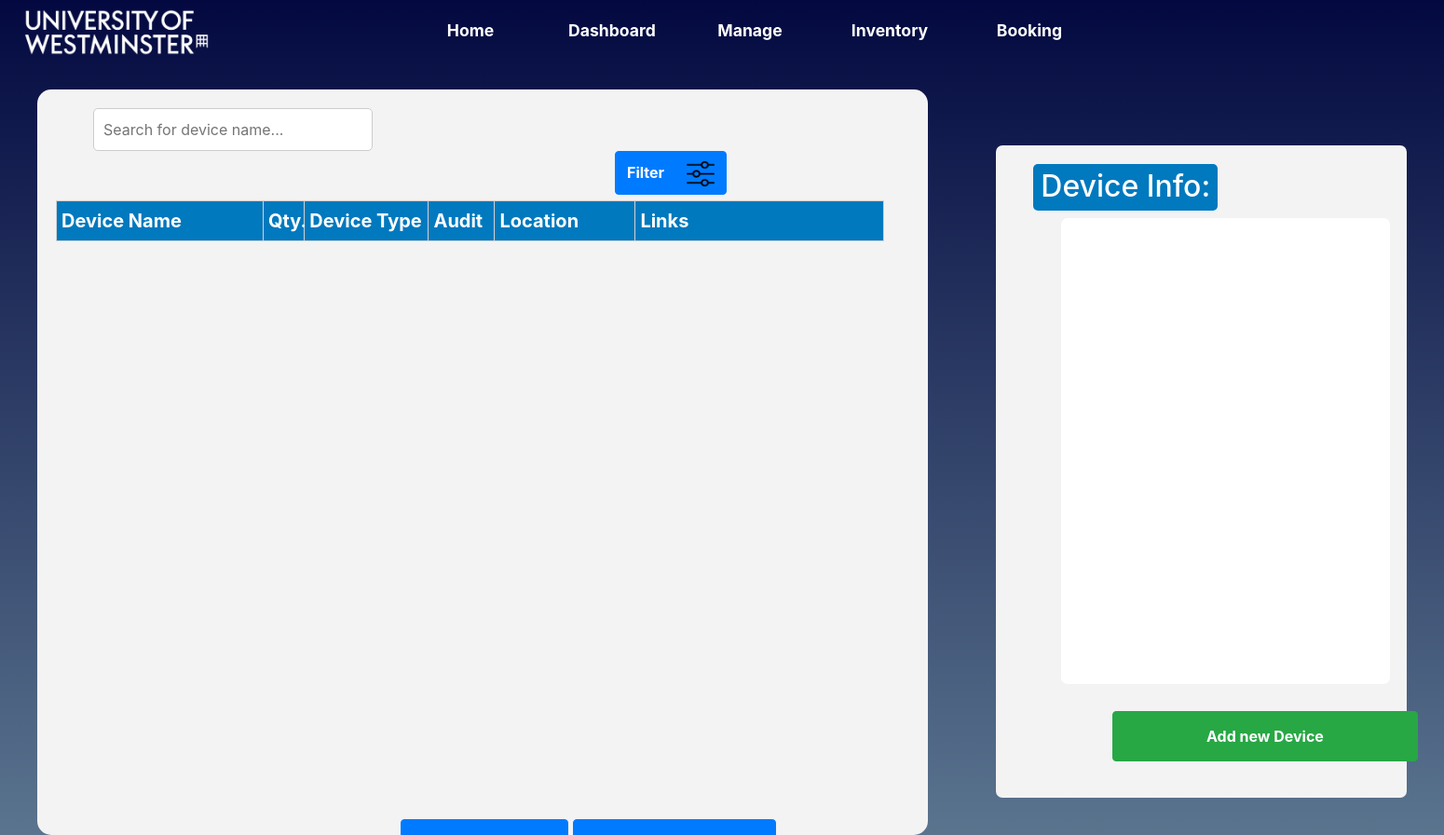
Before: /manage_inventory/ with the older database file.
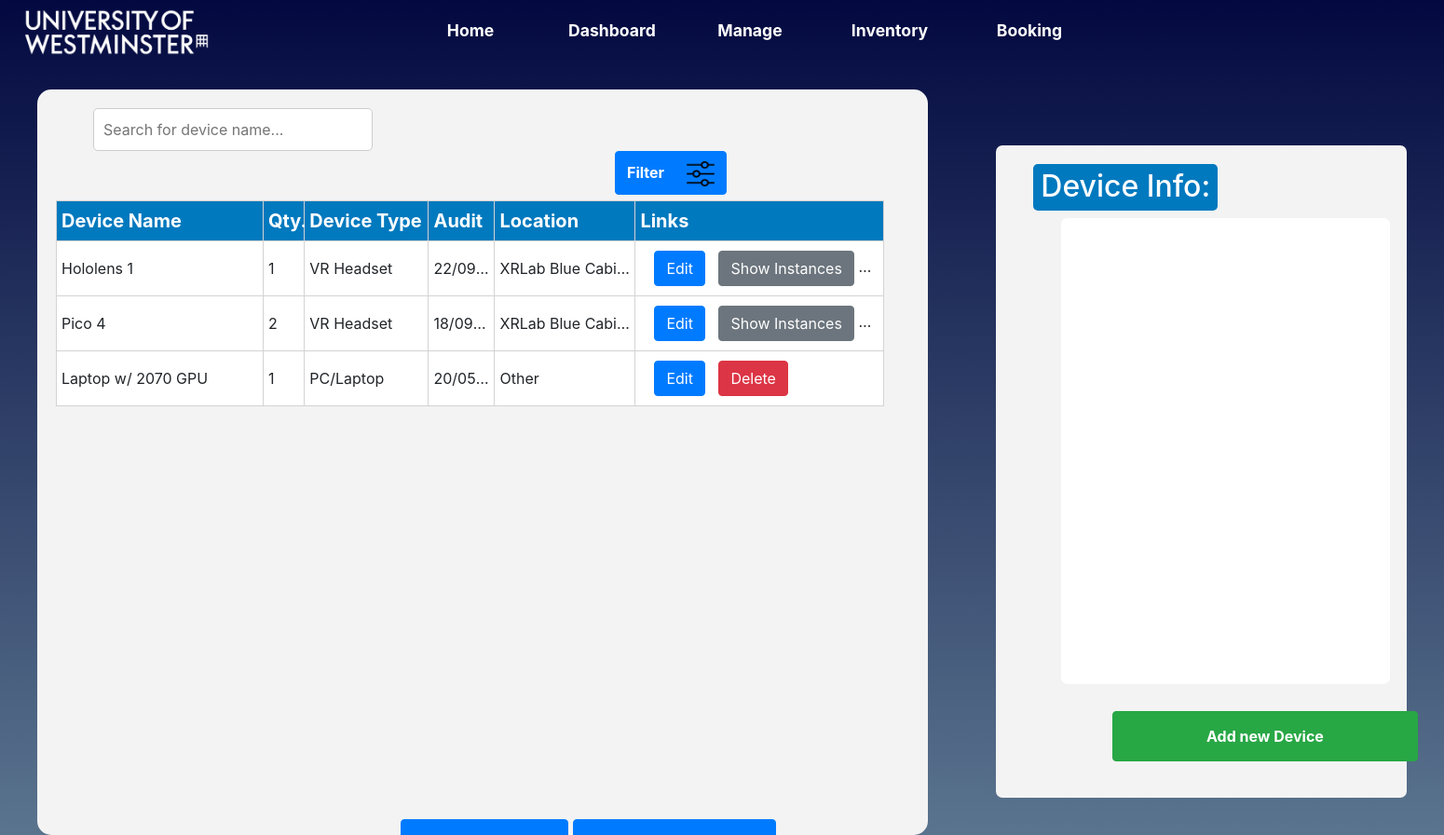
After: the same page with the newer database file.
### Site/models.py (models this page shows, shortened)
class Device(models.Model):
    deviceName = models.CharField(max_length=50)
    deviceType = models.CharField(max_length = 30)
    deviceQuantity = models.IntegerField()
    deviceAudit = models.DateField()
    deviceLocation = models.CharField(max_length = 30)
    deviceStatus = models.CharField(max_length=40, blank=True)
    deviceComments = models.CharField(max_length=60, blank=True)

### Site/views.py (the view)
# urls.py: path('manage_inventory/', views.manage_inventory, name='manage_inventory'),
def manage_inventory(request):
  devices = Device.objects.all()
  device_details = DeviceDetail.objects.all()
  return render(request, 'ManageInventory.html' , {'devices':devices ,'device_details':device_details})

### Site/Templates/ManageInventory.html (shortened to what this page needs)
{% extends 'base.html' %}
{% block content %}
<head>
</head>
  <div class="Main_Div">
	<div style="width:65%" id="InvTable">
		<div class="TableButtons">
			<input type="search" id="SearchInput" onkeyup="SearchFunction()" placeholder="Search for device name...">
			<button class="btn btn-primary" id="FilterButton" onclick="toggleFilterOptions(event)">Filter
				<img class="FilterImage" src="../static/style/images/filter.png" alt="FilterImage">
			</button>
		</div>
		<div style="overflow:auto; height: 640px; margin-top: 3px">
			<table style="width:95%; table-layout: fixed" id="InventoryTable">
				<tr style="background-color: #0079be;">
			  		<th style="width: 25%">Device Name</th>
			  		<th style="width: 5%">Qty.</th>
			  		<th style="width: 15%">Device Type</th>
			  		<th style="width: 8%">Audit</th>
			  		<th style="width: 17%">Location</th>
			  		<th style="width: 30%">Links</th>
				</tr>
				{% for device in devices %}
					<tr id="row-{{ device.id }}" onclick="displayDeviceInfo('{{ device.id }}')">
						<td>{{ device.deviceName }}</td>
						<td>{{ device.deviceQuantity }}</td>
						<td>{{ device.deviceType }}</td>
						<td>{{ device.deviceAudit|date:"d/m/Y" }}</td>
						<td>{{ device.deviceLocation }}</td>
						<td style="padding-left:10px">
							<a href="{% url 'update_device' device.id %}"><button class="btn btn-primary" style="margin-left:10px">Edit</button></a>
							{% if device.devicedetail_set.all %}
                				<a href="/device/{{ device.id }}/instances"><button class="btn btn-secondary" style="margin-left:10px">Show Instances</button></a>
    						{% endif %}
							<a href="{% url 'delete_device' device.id %}"><button class="btn btn-danger" style="margin-left:10px">Delete</button></a>
						</td>
					</tr>
				{% endfor %}
			</table>
		</div>
		<br>
		<button style="margin-left: 370px" class="btn btn-primary" id="GenerateReport">
		</button>
		<button class="btn btn-primary" id="EquipmentCount" onclick="toggleEquipCount(event)">
		</button>
	</div>
	<div style="width:30%" id="DeviceInfo">
		<h2>Device Info: </h2>
		<div style="width:80%" id="InfoBox">
    	</div>
    	<br>
		<a href="{% url 'add_device' %}"><button class="btn btn-success" id="AddDeviceButton">Add new Device</button></a>
	</div>
  </div>
{% endblock %}

### Site/Templates/base.html (shortened to what this page needs)
{% load static %}
<!doctype html>
<html lang="en">
  <head>
    <link rel="stylesheet" href="https://cdn.jsdelivr.net/npm/bootstrap@4.0.0/dist/css/bootstrap.min.css">
    <link rel="stylesheet" href="{% static 'style/bootstrap/bootstrap-grid.css' %}">
    <link rel="stylesheet" href="{% static 'style/bootstrap/bootstrap-reboot.css' %}">
    <link rel="stylesheet" href="{% static 'style/bootstrap/bootstrap.css' %}">
    <link rel="stylesheet" href="{% static 'style/style.css' %}">
  </head>
  <body>
    <div id = "header">
      <div class = "logo">
        <img src = "{% static 'style/images/UOW_Logo.png' %}" alt="logo" width = "220" height = "50"></a>
      </div>
      <nav>
        <ul class = "navigation">
          <li><a href = "{% url 'index' %}">Home</a></li>
          <li><a href = " ">Dashboard</a></li>
          <li><a href = "{%url 'manage_users'%} ">Manage</a></li>
          <li><a href = "{%url 'manage_inventory'%} ">Inventory</a></li>
          <li><a href = "{%url 'graph_page'%} ">Booking</a></li>
          <li><a href = " " id="SignUpBtn">Sign In</a></li>
        </ul>
      </nav>
    </div>
    <br>
    <br>
    <br>
    <br>
    {% block content %}
    {% endblock %}
  </body>
</html>

### Site/static/style/style.css (style rules this page uses)
body { min-width: 100vw; min-height: 100vh; background-image: linear-gradient(#030940, #5a748e); overflow-x: hidden; }
h1,h2,h3,h4 { color:white; }
table,td, th { min-width: 100px; min-height: 30px; border: solid 1px lightgray; padding: 5px; background-color: #fff; flex-grow: 1; text-align: left; }
th { background-color: aliceblue; text-align: left; font-size: 20px; color:white; padding-bottom: 6px; padding-top: 6px; position:sticky; top:0; background-color: #0079be; z-index:1; }
#InvTable, #UserTableDiv { background-color:#f3f3f3; padding-left: 20px; padding-top: 20px; height: 800px; border-radius: 15px; float:left; }
td { padding-top: 10px; padding-bottom: 10px; max-width: 0; overflow: hidden; text-overflow: ellipsis; white-space: nowrap; }
tbody tr { transition: background 0.1s ease; height:40px; }
#DeviceInfo, #UserInfo { background-color: #f3f3f3; border-radius: 7px; padding-top:20px; margin-top: 60px; float: right; height: 700px; }
.Main_Div { margin-left: 20px; margin-right: 20px; overflow:auto; padding-left: 20px; padding-right:20px; background-color: #f3f3f300; border-radius: 7px; overflow: hidden; }
#DeviceInfo h2, #UserInfo h2 { color:white; background-color: #0079bf; border-radius: 5px; margin-left: 40px; padding-top: 5px; padding-bottom: 7px; width:45%; text-align: center; }
#InfoBox { margin-left: 70px; background-color: #ffffff; white-space: nowrap; height: 500px; max-width: 430px; border-radius: 7px; overflow-y:scroll; overflow-x:hidden; text-overflow: ellipsis; white-space: nowrap; }
button { padding: 10px; color:#000000; padding: 10px 30px; text-align: center; display:flex; font-size: 16px; transition-duration: 0.4s; cursor: pointer; border-radius: 5px; font-weight: bold; }
#AddDeviceButton, #AddUserButton { padding: 14px 100px; font-weight: bold; margin-top:5px; margin-left: 125px; }
#GenerateReport { display: inline; padding: 12px 25px; font-weight: bold; }
#EquipmentCount { display: inline; padding: 12px 25px; font-weight: bold; }
input[type="search"] { padding: 10px; font-size: 16px; border: 1px solid #ccc; border-radius: 5px; width:300px; margin-left: 10px; }
#SearchInput { padding: 10px; font-size: 16px; border: 1px solid #ccc; border-radius: 5px; width:300px; margin-left: 40px; }
#FilterButton { display:flex; margin-left:600px; width: 120px; height:42px; padding: 10px 12px; padding-bottom: 35px; margin-bottom:3px; text-align: left; vertical-align: middle; display: inline; font-weight: bold; }
.FilterImage { padding-left:15px; padding-bottom: 3px; width:45px; height:30px; vertical-align: middle; float: right; }
#header { padding-top: 20px; width: 100%; height: 30px; text-align:center; position: absolute; top: 0; }
.navigation { width: 100%; margin-left:100px; }
.navigation li { display: inline; font-weight: bold; padding-right: 150px; overflow: hidden; }
.navigation a { position: absolute; font-size: 1.1em; color: rgb(255, 255, 255); text-decoration: none; padding-left: 15px; padding-right:15px; border-radius: 10px; text-align: center; margin-right:10px; width:120px; }
.logo { top: 0; left: 0; position: absolute; margin-left: 15px; margin-top: 10px; color: white; }

Changed rows visible on the page:
added Device: deviceName "Hololens 1", deviceQuantity "1", deviceType "VR Headset", deviceAudit "22/09…", deviceLocation "XRLab Blue Cabi…"
added Device: deviceName "Pico 4", deviceQuantity "2", deviceType "VR Headset", deviceAudit "18/09…", deviceLocation "XRLab Blue Cabi…"
added Device: deviceName "Laptop w/ 2070 GPU", deviceQuantity "1", deviceType "PC/Laptop", deviceAudit "20/05…", deviceLocation "Other"
